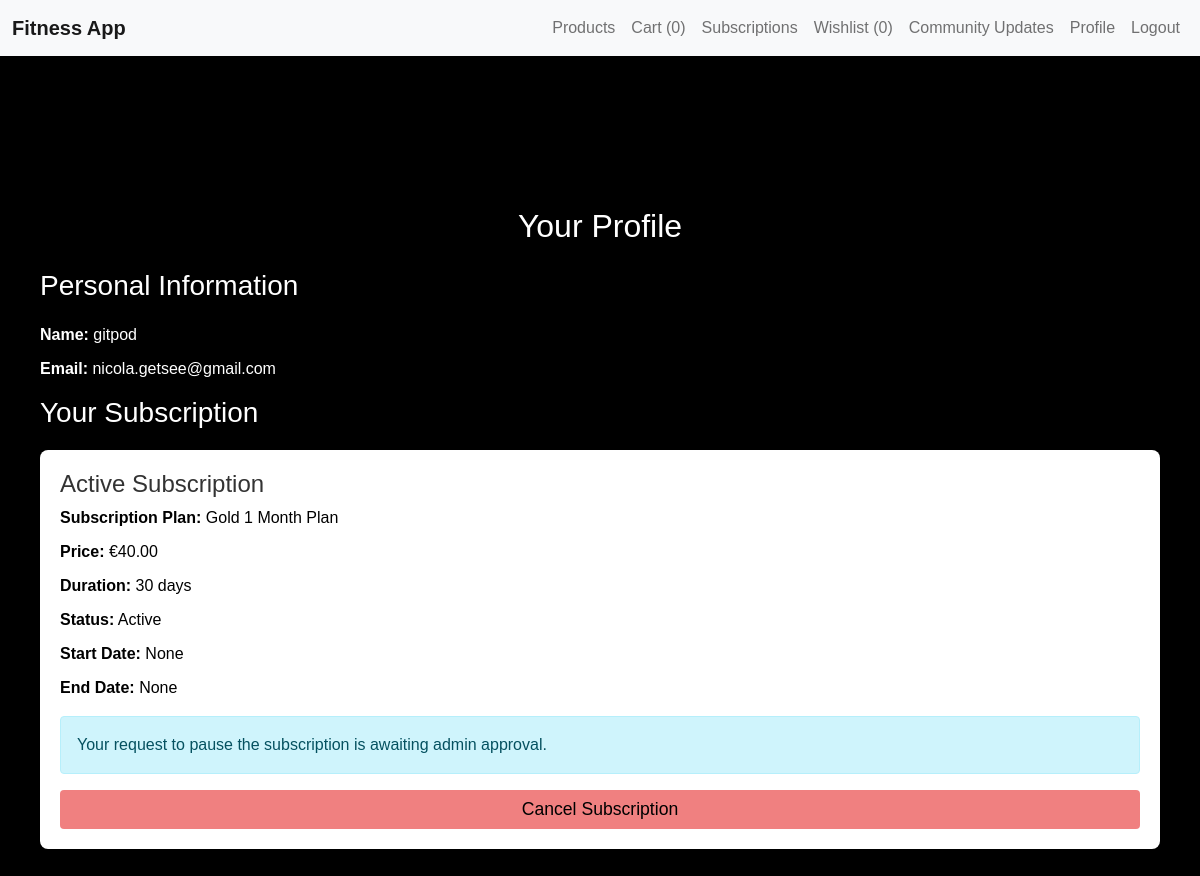
Page /profile/ (signed in) on the earlier database version.
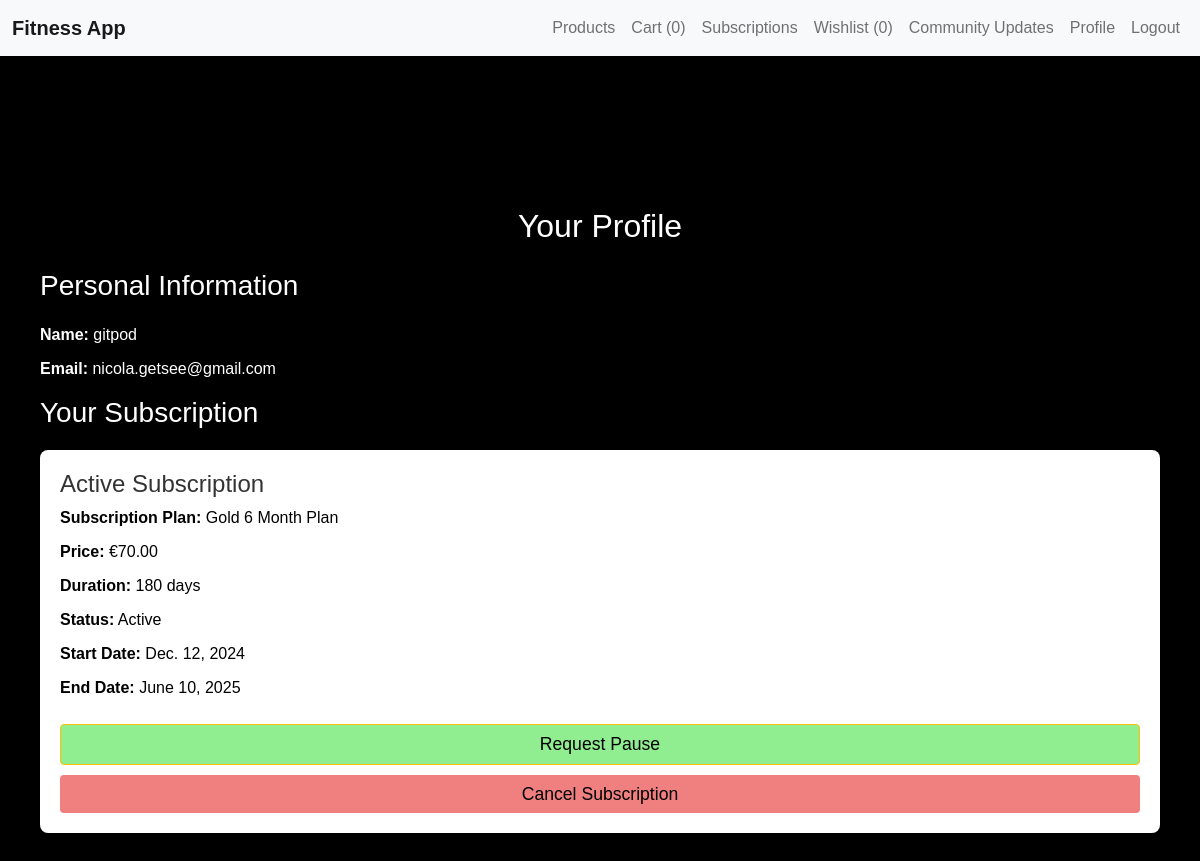
Same page on the later database version.
### fitness/models.py (models this page shows, shortened)
class UserProfile(models.Model):
    user = models.OneToOneField(User, on_delete=models.CASCADE)
    name = models.CharField(max_length=100, blank=True)
    username = models.CharField(max_length=100, null=True, blank=True)
    email = models.EmailField(blank=True)  # Add email field
    profile_picture = models.ImageField(upload_to='profile_pictures/', blank=True, null=True)
    fitness_goal = models.CharField(max_length=255, blank=True)
    age = models.PositiveIntegerField(blank=True, null=True)
    phone = models.CharField(max_length=15, blank=True, null=True)
    subscription_plan = models.ForeignKey(SubscriptionPlan, null=True, on_delete=models.SET_NULL)
    subscription_start_date = models.DateField(null=True, blank=True)
    subscription_end_date = models.DateField(null=True, blank=True)
    pause_requested = models.BooleanField(default=False)
    pause_approved = models.BooleanField(default=False)
    created_at = models.DateTimeField(auto_now_add=True)
    paused_at = models.DateTimeField(null=True, blank=True)
    resume_requested = models.BooleanField(default=False)
    resume_approved = models.BooleanField(default=False)
    is_active = models.BooleanField(default=False)

class SubscriptionPlan(models.Model):
    name = models.CharField(max_length=100)
    price = models.DecimalField(max_digits=10, decimal_places=2)
    duration = models.IntegerField()  # Duration in days
    benefits = models.TextField()
    is_active = models.BooleanField(default=True)
    is_spotlight = models.BooleanField(default=False)
    created_at = models.DateTimeField(default=timezone.now)
    pause_requested = models.BooleanField(default=False)
    pause_approved = models.BooleanField(default=False)
    paused_at = models.DateTimeField(null=True, blank=True)
    resume_requested = models.BooleanField(default=False)
    resume_approved = models.BooleanField(default=False)

### fitness/views.py (the view)
# urls.py: path('profile/', views.profile_view, name='profile'),  # Profile page
@login_required(login_url='login')
def profile_view(request):
    user_profile = request.user.userprofile
    subscription = user_profile.subscription_plan if user_profile else None
    pause_requested = user_profile.pause_requested if user_profile else False
    pause_approved = user_profile.pause_approved if user_profile else False
    return render(request, 'fitness/profile.html', {
        'user_profile': user_profile,
        'subscription': subscription,
        'pause_requested': pause_requested,
        'pause_approved': pause_approved,
    })

### cart/models.py (called while the page is built)
    def get_total_items(self):
        return sum(item.quantity for item in self.items.all())

### fitness/context_processors.py (called while the page is built)
def cart_count(request):
    count = 0
    if request.user.is_authenticated:
        try:
            cart = Cart.objects.get(user=request.user)
            count = cart.get_total_items()
        except Cart.DoesNotExist:
            count = 0
    return {'cart_count': count}

def wishlist_count(request):
    if request.user.is_authenticated:
        wishlist, created = Wishlist.objects.get_or_create(user=request.user)
        count = wishlist.items.count()
    else:
        count = 0
    return {'wishlist_count': count}

### fitness/templates/fitness/profile.html (shortened to what this page needs)
{% extends "base.html" %}
{% load static %}
{% block content %}
<div class="container mt-5">
    <h2 class="text-center mb-4 profile-text">Your Profile</h2>
    <h3 class="profile-text">Personal Information</h3>
    <p><strong>Name:</strong> {{ user.username }}</p>
    <p><strong>Email:</strong> {{ user.email }}</p>
    <h3 class="profile-text">Your Subscription</h3>
    {% if user_profile.subscription_plan %}
        <div class="card shadow-sm mb-3">
            <div class="card-body">
                <h4 class="card-title">Active Subscription</h4>
                <p class="plan"><strong>Subscription Plan:</strong> {{ user_profile.subscription_plan.name }}</p>
                <p class="plan"><strong>Price:</strong> €{{ user_profile.subscription_plan.price }}</p>
                <p class="plan"><strong>Duration:</strong> {{ user_profile.subscription_plan.duration }} days</p>
                <p class="plan"><strong>Status:</strong>
                    {% if user_profile.subscription_plan.is_active %}
                        Active
                    {% else %}
                        Inactive
                    {% endif %}
                </p>
                <p class="plan"><strong>Start Date:</strong> {{ user_profile.subscription_start_date }}</p>
                <p class="plan"><strong>End Date:</strong> {{ user_profile.subscription_end_date }}</p>
                <div class="mt-3">
                    {% if user_profile.pause_approved %}
                        <div class="alert alert-warning">
                            Your subscription is paused.<br>
                            Paused since: {{ user_profile.paused_at|date:"F j, Y, g:i a" }}
                        </div>
                        <form action="{% url 'resume_subscription' %}" method="post">
                            {% csrf_token %}
                            <button type="submit" class="btn btn-success w-100 mt-2">Resume Subscription</button>
                        </form>
                    {% elif user_profile.pause_requested %}
                        <div class="alert alert-info">
                            Your request to pause the subscription is awaiting admin approval.
                        </div>
                    {% else %}
                        {% if user_profile.subscription_plan.is_active %}
                            <form action="{% url 'request_pause_subscription' %}" method="post">
                                <button type="submit" class="btn btn-warning w-100 mt-2 request" {% if user_profile.pause_requested or user_profile.pause_approved %}disabled{% endif %}>
                                    Request Pause
                                </button>
                            </form>
                        {% endif %}
                    {% endif %}
                </div>
                {% if user_profile.subscription_plan.is_active %}
                    <form action="{% url 'cancel_subscription' %}" method="post">
                        <button type="submit" class="btn btn-danger w-100">Cancel Subscription</button>
                    </form>
                {% else %}
                    <a href="{% url 'subscription_plans' %}" class="btn btn-primary w-100">Choose a Subscription Plan</a>
                {% endif %}
            </div>
        </div>
    {% else %}
        <p>You do not have an active subscription.</p>
        <a href="{% url 'subscription_plans' %}" class="btn btn-primary">Browse Subscription Plans</a>
    {% endif %}
</div>
{% endblock %}

Differences in the rows shown:
changed UserProfile: subscription_plan.name "Gold 1 Month Plan" → "Gold 6 Month Plan"; subscription_plan.price "40.00" → "70.00"; subscription_plan.duration "30" → "180"; subscription_start_date "None" → "Dec. 12, 2024"; subscription_end_date "None" → "June 10, 2025"; subscription_plan_id 4 → 5 (drawn); pause_requested True → False (drawn)
Other differences:
text no longer shown: "Your request to pause the subscription is awaiting admin approval."
text now shown: "Request Pause"
